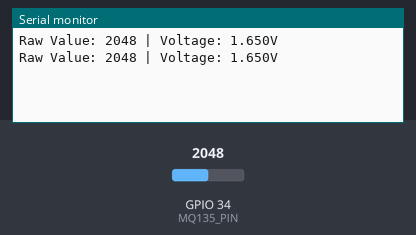
A sketch run on a simulated ESP32. On the bench: the last lines printed to the serial monitor. The test bench sets the inputs (shaded band); at power-on: GPIO 34 (MQ135_PIN) = 2048.

Above: at 1.8 s.
1.9 s: GPIO 34 (MQ135_PIN) set to 2866
At 2.8 s:
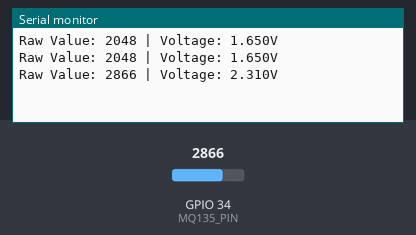
3.4 s: GPIO 34 (MQ135_PIN) set to 3603
At 4.3 s:
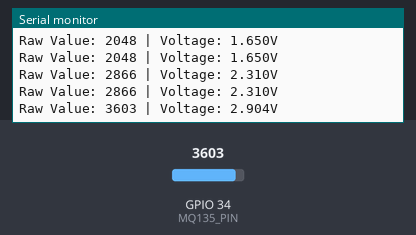
Timing chart, 0 to 6.4 s (numbered marks = the images above; inputs shaded):
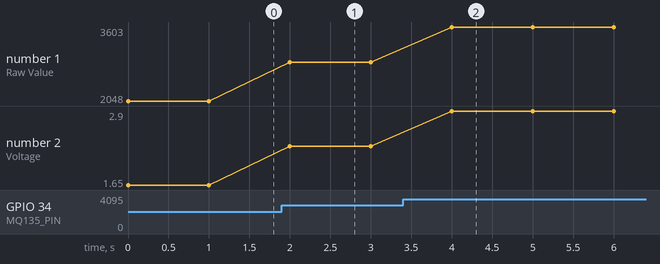

Measured:
- after the input at 1.9 s, the serial monitor: prints a new line after 0.10 s (image 1)
- after the input at 3.4 s, the serial monitor: prints a new line after 0.60 s (image 2)
- plotted number 1: 2048 → 2866 after the input at 1.9 s, 2866 → 3603 after the input at 3.4 s
- plotted number 2: 1.65 → 2.31 after the input at 1.9 s, 2.31 → 2.9 after the input at 3.4 s

The sketch:

gas_sensor.ino
```cpp
#define MQ135_PIN 34  // Connect A0 of MQ135 to GPIO34

void setup() {
    Serial.begin(115200);
}

void loop() {
    int sensorValue = analogRead(MQ135_PIN);  // Read analog value
    float voltage = sensorValue * (3.3 / 4095.0); // Convert to voltage (ESP32 ADC is 12-bit)

    Serial.print("Raw Value: ");
    Serial.print(sensorValue);
    Serial.print(" | Voltage: ");
    Serial.print(voltage, 3);
    Serial.println("V");

    delay(1000);  // Delay 1 second
}

/*
Wiring (ESP32 to MQ-135)
VCC → 3.3V (or 5V)
GND → GND
A0 → GPIO 34 (or any other analog pin)
D0: Outputs HIGH/LOW based on a preset threshold (adjustable via onboard potentiometer).*/
```
